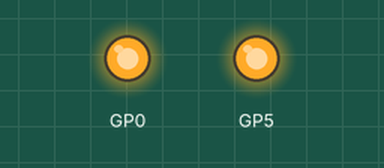
Recording of a program running on a simulated Raspberry Pi Pico running MicroPython. On the bench: output pins drawn as LEDs (lit = HIGH). The clock reads 2024-03-15 10:24:30 at power-on unless the program sets it; threads take turns every 2 ms.

Above: at 0.1 s.
At 1.1 s:
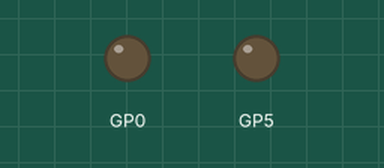
Timing chart, 0 to 2.6 s (numbered marks = the images above):
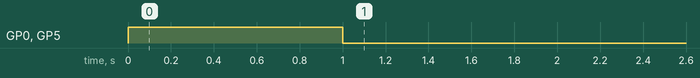

The program:

timer_01.py
```python
import machine
import utime
import _thread

# 初始化 PIO
pios = {
    0: machine.Pin(5, machine.Pin.OUT),
    1: machine.Pin(0, machine.Pin.OUT)
    # 可以根据需要添加更多的脚位
}

# 控制函数
def control_pio(pin_number, state):
    if pin_number in pios:
        pios[pin_number].value(state)

# 任务列表
tasks = []

# 定时器线程函数
def timer_thread():
    while True:
        current_time = utime.localtime()
        for task in list(tasks):  # 使用列表副本进行迭代，以避免修改迭代器
            pin_number, start_time, stop_time, pio_active = task

            # 构建当前时间和启动/停止时间的比较元组
            current_tuple = (current_time[6], current_time[3], current_time[4], current_time[5])
            start_tuple = start_time[:-1]
            stop_tuple = stop_time[:-1]

            # 检查是否到达启动时间
            if not pio_active and current_tuple >= start_tuple:
                control_pio(pin_number, 1)  # 启动 PIO
                task[3] = True

            # 检查是否到达停止时间
            if pio_active and current_tuple >= stop_tuple:
                control_pio(pin_number, 0)  # 停止 PIO
                tasks.remove(task)  # 从任务列表中移除任务

        utime.sleep(1)  # 每秒检查一次

# 启动和管理定时器的函数
def start_timer(pin_number, start_weekday, start_hour, start_minute, start_second, stop_weekday, stop_hour, stop_minute, stop_second):
    global tasks
    start_time = (start_weekday, start_hour, start_minute, start_second, True)
    stop_time = (stop_weekday, stop_hour, stop_minute, stop_second, False)
    tasks.append([pin_number, start_time, stop_time, False])

# 启动定时器线程
_thread.start_new_thread(timer_thread, ())

# 使用示例
# 启动定时器，控制脚位 0，星期一 20:54:00 启动，20:54:30 停止
start_timer(0, 0, 22, 41, 0, 0, 22, 41, 30)

# 启动定时器，控制脚位 1，星期一 20:54:10 启动，20:54:50 停止
start_timer(1, 0, 22, 41, 10, 0, 22, 41, 50)
```

Measured:
- by itself, GP0, GP5: LOW → HIGH at 0.00 s, → LOW 1.0 s later
